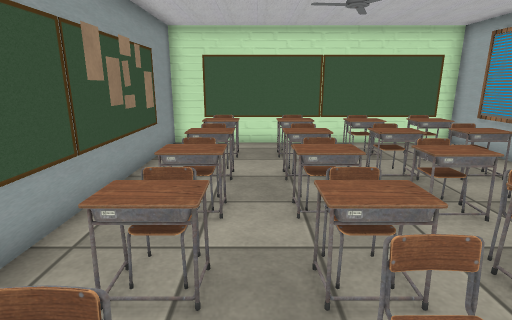
view 1 (above)

13 first-person views from a walk through a scene from a Unity 3-D project. The camera is 1.3 m above the floor, tilts 14° down and sees 80° across. The floor is counted in squares, 0.5 m on a side. Each view is taken from the middle of a square. On the plan, view 1 faces up. The plan holds only what a view shows up to about 20 squares ahead; the rest is blank. Some surface patterns are stand-ins.

view 2
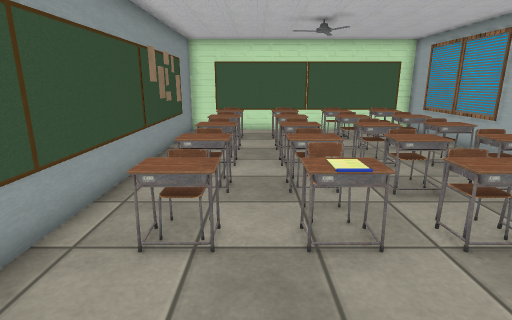

view 3
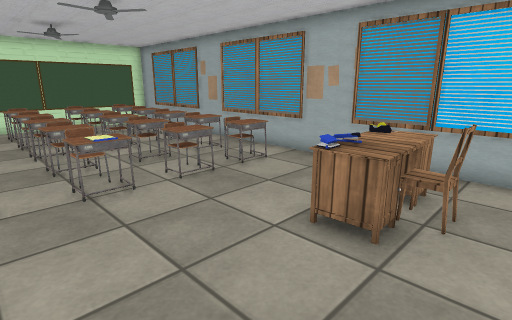

view 4
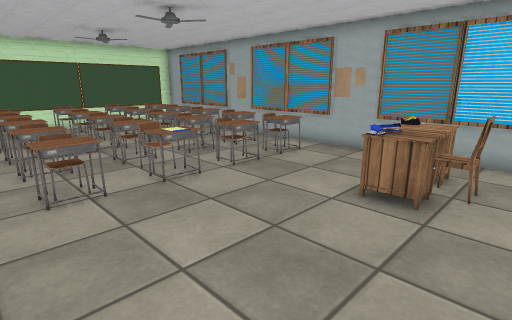

view 5
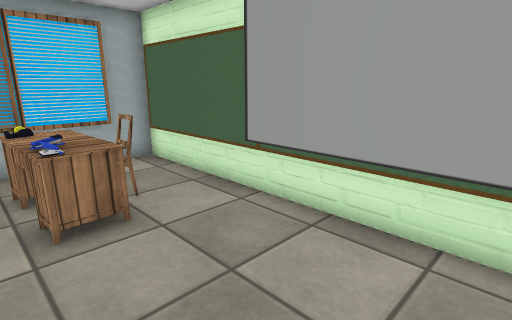

view 6
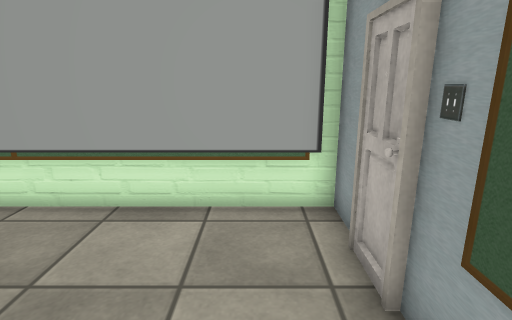

view 7
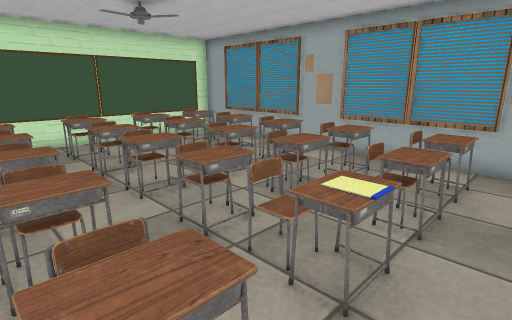

view 8
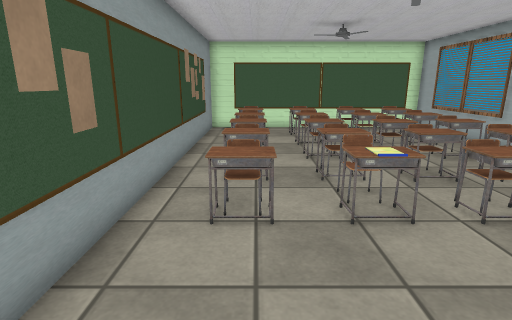

view 9
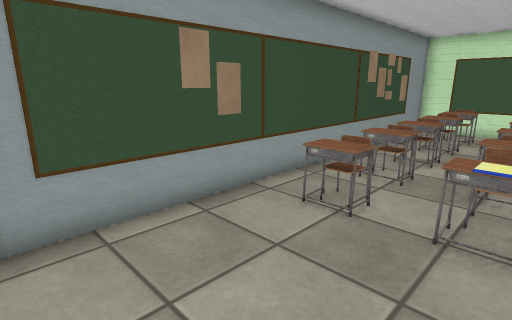

view 10
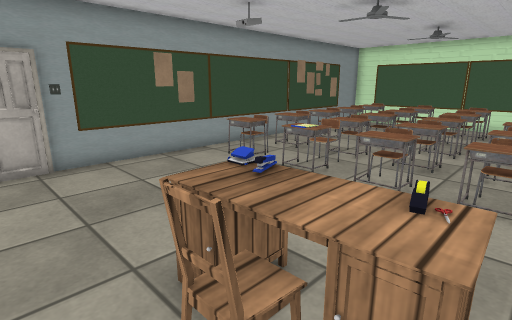

view 11
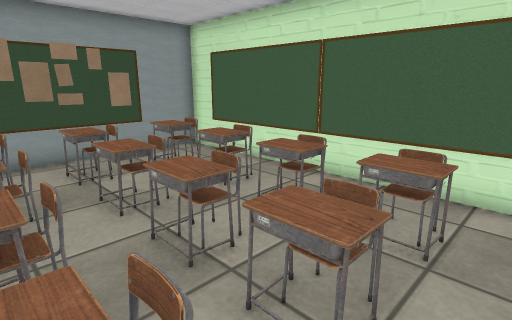

view 12
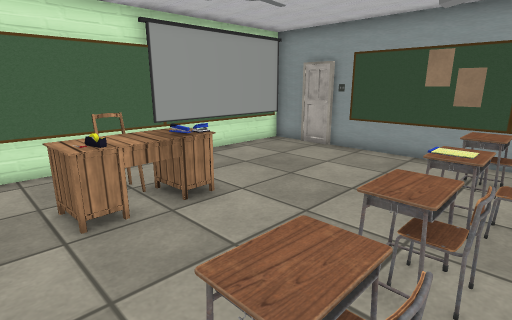

view 13
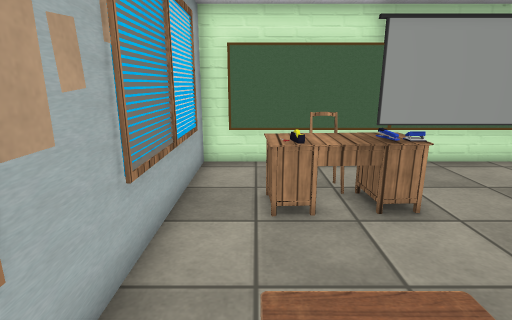

### Floor plan
Key: @ floor where view 1 was taken; # wall or solid block; x gap in a wall; . floor; = window, fence, low wall or low ledge; ^ raised ledge; C chair; P poster; O other object.
Columns run from 4 left of view 1 to 9 right of it. Each row starts with its distance up from view 1.
 14 ##############
 13 #............#
 12 #..C.CC=C.C=.#
 11 #.^^.^^=O.O=.#
 10 #............#
  9 P.^C.CC.C.C^.#
  8 P..^.^^.^.^^.#
  7 #..C.CC.C.CC.#
  6 #.^^.^^=O.^^.#
  5 O............#
  4 O.xC.CC=C.C=.#
  3 O..^.^^=O.O=.#
  2 P..C.CC.C.C..#
  1 #.^^.O=.^.^^.#
  0 P...@==......#
 -1 P............#
 -2 O............#
 -3 O............#
 -4 #...... O=O=.#
 -5 #=..... ===..#
 -6 # ...........#
 -7 #............#
 -8 ##############

Positions as (right, up) in squares from view 1, and headings:
1: (0, 0), facing up
2: (0, -4), facing up
3: (-1, -7), facing up-right
4: (-3, -7), facing up-right
5: (-2, -3), facing down-right
6: (-2, -2), facing down
7: (-2, -1), facing up-right
8: (-1, -5), facing up
9: (2, -5), facing up-left
10: (7, -7), facing up-left
11: (8, 6), facing up-left
12: (8, 2), facing down-left
13: (7, 2), facing down
